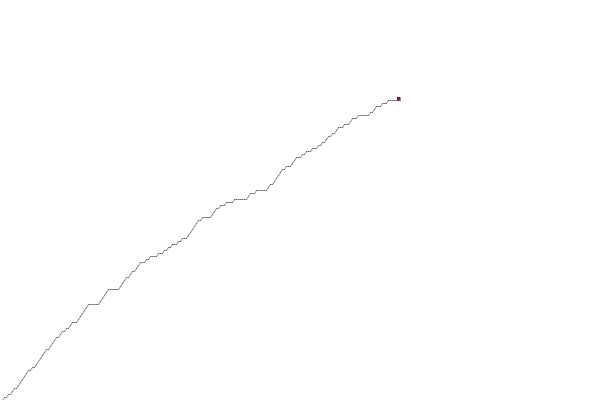
Frame 1 (no input)
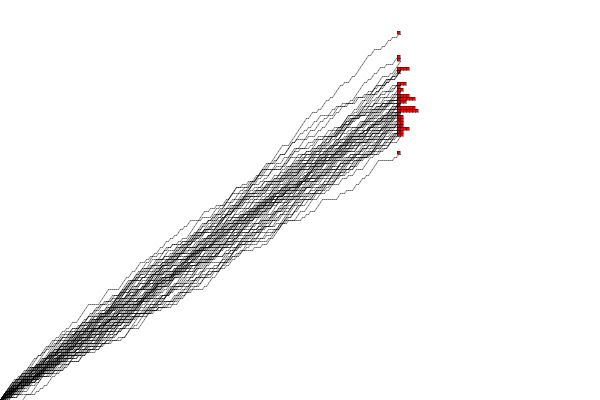
Frame 60 (the mouse pressed at the canvas centre just before this capture)
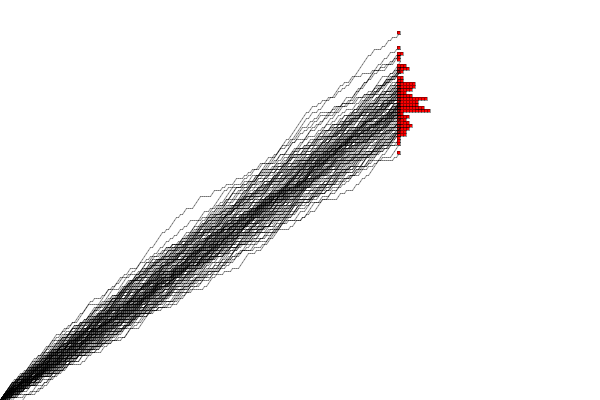
Frame 120 (the mouse held since frame 60 and released just before this capture)

The Processing sketch that drew these frames (run headless with seeded random() and noise(); from frame 60 on, the mouse is pressed at the canvas centre):

// Processing sketch: processing_75897
// ── processing_75897.pde

int[] c = new int[500];
int t = 0; // time step
int n = 0; // amount won

void setup() {
  size(600,400);  // size of the canvas
  background(255);// set background white
  frameRate(20);  // limit the number of frames per second
  // initialise counters
  for (int i = 0; i < c.length; i++) {
    c[i] = 0;
  }
}

void draw() {
  t = 0; // start at time 0
  n = 0; // with 0 winnings
  stroke(0, 0, 0, 100);  // set stroke colour to black but with some transparency
  
  while (t<200) { // run for 200 time steps
    float r = random(0,1); // draw a random number uniformly between 0 and 1
    if (r < 0.5) { // this happens with probability 1/2
      // Heads has come up, we increase n
      line(2*t,height-3*n,2*(t+1),height-3*(n+1));
      n=n+1;
    }
    else {
      // Tails has come up, we do not increase n
      line(2*t,height-3*n,2*(t+1),height-3*n);
    }
    t=t+1; // ready for next time step
  }
  
  // Now at the final value of n place an additional red square
  fill(255,0,0); // set fill colour to red
  rect(2*t+3*c[n], height-3*n, -3, -3); // this will place the new square to the right of previous ones
  c[n] = c[n] + 1; // increase the counter that counts how often the winnings at the end were equal to n
}
